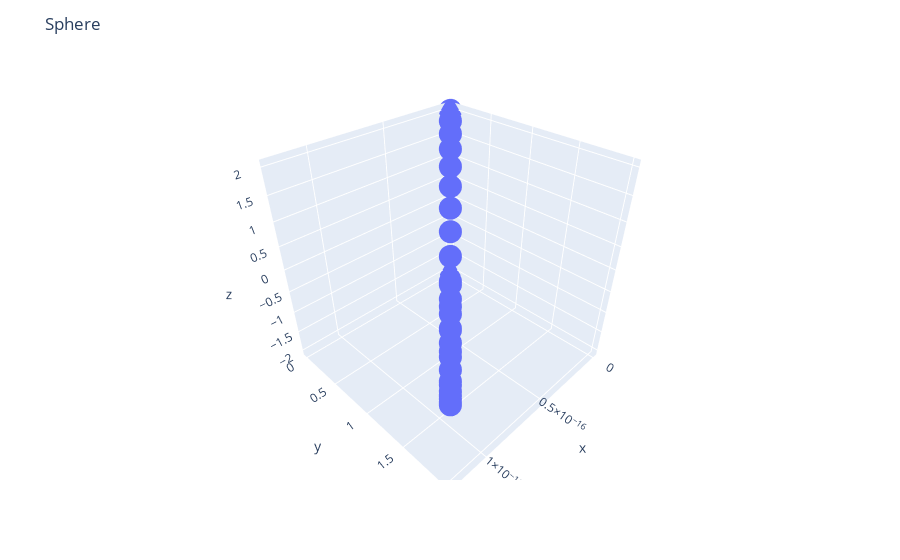
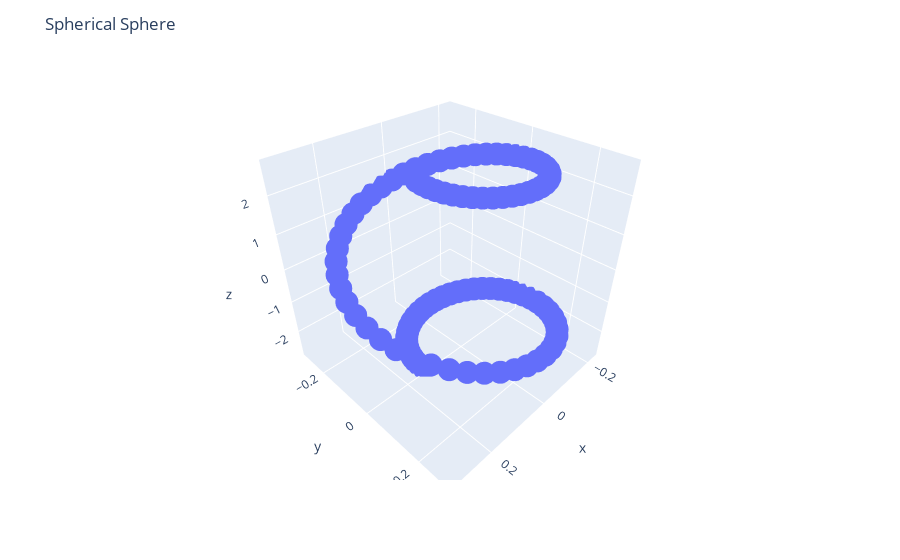

Source (notebook cell) for these figures, in order:
### Code cell
Sphere(
    radius=2,
    num_points_theta = 1,
    num_points_phi = 30,
    theta_min = math.pi/2,
    theta_max = math.pi/2, 
    phi_max = math.pi).plot()

SphericalSpiral(
    a = 3,
    t_min = -2*math.pi,
    t_max=2*math.pi,
    num_points=100).plot()
